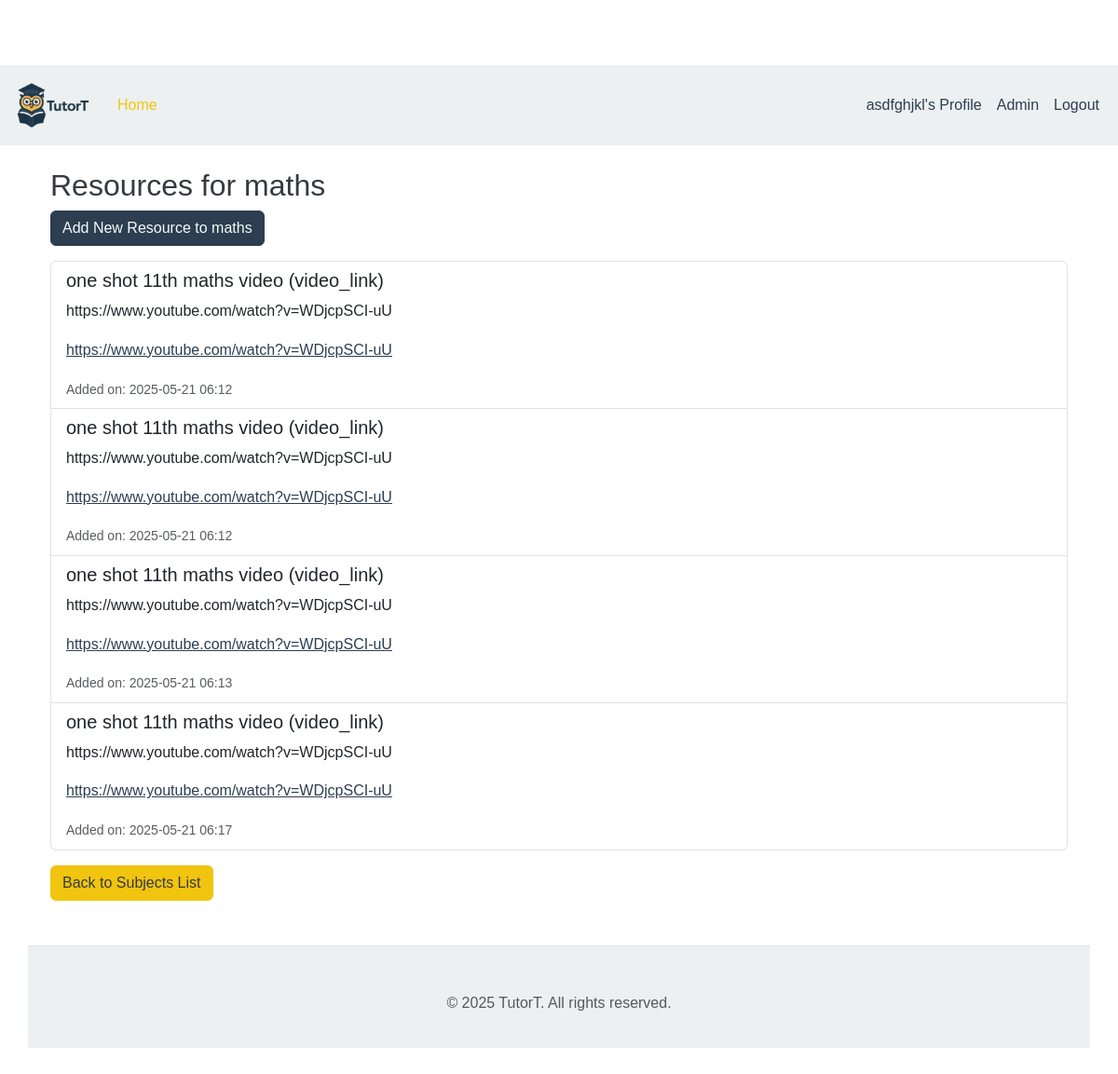
Page /admin/subject/1/resources (signed in) on the committed database.
### app/models.py (models this page shows, shortened)
class User(UserMixin, db.Model):
    id = db.Column(db.Integer, primary_key=True)
    username = db.Column(db.String(64), index=True, unique=True, nullable=False)
    email = db.Column(db.String(120), index=True, unique=True, nullable=False)
    password_hash = db.Column(db.String(256))
    created_at = db.Column(db.DateTime, default=lambda: datetime.now(timezone.utc))

class Subject(db.Model):
    id = db.Column(db.Integer, primary_key=True)
    name = db.Column(db.String(100), nullable=False, unique=True, index=True)
    description = db.Column(db.Text, nullable=True)
    category = db.Column(db.String(50), nullable=True, index=True) # e.g., 'Programming', 'Science', 'Arts'
    created_at = db.Column(db.DateTime, default=lambda: datetime.now(timezone.utc))
    resources = db.relationship('Resource', backref='subject', lazy='dynamic', cascade="all, delete-orphan")

class Resource(db.Model):
    id = db.Column(db.Integer, primary_key=True)
    title = db.Column(db.String(150), nullable=False)
    resource_type = db.Column(db.String(50), nullable=False) # e.g., 'text', 'video_link', 'pdf'
    content = db.Column(db.Text, nullable=True) # For text content or embed codes
    url = db.Column(db.String(500), nullable=True) # For links or file paths
    timestamp = db.Column(db.DateTime, index=True, default=datetime.utcnow)
    subject_id = db.Column(db.Integer, db.ForeignKey('subject.id'), nullable=False)

### app/admin/routes.py (the view)
@bp.route('/subject/<int:subject_id>/resources', methods=['GET'])
@login_required
def list_resources_for_subject(subject_id):
    subject = Subject.query.get_or_404(subject_id)
    resources = subject.resources # Or Resource.query.filter_by(subject_id=subject.id).all()
    return render_template('admin/list_resources_for_subject.html',
                           title=f"Resources for {subject.name}",
                           subject=subject,
                           resources=resources)

### app/__init__.py (called while the page is built)
def create_app(config_class=Config):
    app = Flask(__name__)
    app.config.from_object(config_class)
    db.init_app(app)
    migrate.init_app(app, db)
    login.init_app(app)
    bootstrap.init_app(app) # Add this line to initialize Bootstrap
    from app.main_routes import bp as main_bp # Assuming you have a main_bp
    app.register_blueprint(main_bp)
    from app.admin import bp as admin_bp
    app.register_blueprint(admin_bp)
    from app import models
    from datetime import datetime
    @app.context_processor
    def inject_now():
        return {'now': datetime.utcnow()}
    def datetimeformat(value, format='%Y'):
        return value.strftime(format)
    app.jinja_env.filters['datetimeformat'] = datetimeformat
    return app

### app/models.py (called while the page is built)
@login.user_loader
def load_user(id):
    return db.session.get(User, int(id)) # Changed from User.query.get for SQLAlchemy 2.0 compatibility

### app/templates/admin/list_resources_for_subject.html
{% extends "admin/admin_base.html" %}
{% block admin_content %}
    <h2>{{ title }}</h2>
    <a href="{{ url_for('admin.add_resource', subject_id=subject.id) }}" class="btn btn-primary mb-3">Add New Resource to {{ subject.name }}</a>
    {% if resources %}
        <ul class="list-group">
            {% for resource in resources %}
                <li class="list-group-item">
                    <h5>{{ resource.title }} ({{ resource.resource_type }})</h5>
                    {% if resource.content %}
                        <p>{{ resource.content }}</p>
                    {% endif %}
                    {% if resource.url %}
                        <p><a href="{{ resource.url }}" target="_blank">{{ resource.url }}</a></p>
                    {% endif %}
                    <small class="text-muted">Added on: {{ resource.timestamp.strftime('%Y-%m-%d %H:%M') }}</small>
                </li>
            {% endfor %}
        </ul>
    {% else %}
        <p>No resources found for this subject yet.</p>
    {% endif %}
    <div class="mt-3">
        <a href="{{ url_for('admin.list_subjects') }}" class="btn btn-secondary">Back to Subjects List</a>
    </div>
{% endblock %}

### app/templates/admin/admin_base.html (shortened to what this page needs)
{% extends "base.html" %}
{% block content %}
    <div class="container mt-4">
        {% block admin_content %}{% endblock %}
    </div>
{% endblock %}

### app/templates/base.html (shortened to what this page needs)
<!doctype html>
<html lang="en">
<head>
    <link href="https://cdn.jsdelivr.net/npm/bootstrap@5.3.0-alpha1/dist/css/bootstrap.min.css" rel="stylesheet">
    <link rel="stylesheet" href="https://cdn.jsdelivr.net/npm/bootstrap-icons@1.10.5/font/bootstrap-icons.css">
    <link rel="stylesheet" href="{{ url_for('static', filename='css/style.css') }}">
</head>
<body>
    <nav class="navbar navbar-expand-lg navbar-light navbar-custom mb-4">
        <div class="container-fluid">
            <a class="navbar-brand" href="{{ url_for('main.index') }}">
                <img src="{{ url_for('static', filename='images/logo.png') }}" alt="TutorT Logo" height="60" class="d-inline-block align-top">
            </a>
            <div class="collapse navbar-collapse" id="navbarNav">
                <ul class="navbar-nav me-auto mb-2 mb-lg-0">
                    <li class="nav-item">
                        <a class="nav-link active" aria-current="page" href="{{ url_for('main.index') }}">Home</a>
                    </li>
                </ul>
                <ul class="navbar-nav">
                    {% if current_user.is_authenticated %}
                        <li class="nav-item">
                            <a class="nav-link" href="{{ url_for('main.profile', username=current_user.username) }}">{{ current_user.username }}'s Profile</a>
                        </li>
                        <li class="nav-item">
                            <a class="nav-link" href="{{ url_for('admin.dashboard') }}">Admin</a>
                        </li>
                        <li class="nav-item">
                            <a class="nav-link" href="{{ url_for('main.logout') }}">Logout</a>
                        </li>
                    {% endif %}
                </ul>
            </div>
        </div>
    </nav>
    <main class="container">
        {% block content %}{% endblock %}
    </main>
    <footer class="container mt-5 pt-4 my-md-5 pt-md-5 border-top">
        <p class="text-center text-muted">&copy; {{ now|datetimeformat("%Y") }} TutorT. All rights reserved.</p>
    </footer>
</body>
</html>

### app/static/css/style.css (style rules this page uses)
:root { --primary-color: #2c3e50; --secondary-color: #f1c40f; --accent-color: #ecf0f1; --text-dark: #343a40; --text-light: #f8f9fa; --body-bg: #ffffff; }
body { font-family: sans-serif; background-color: var(--body-bg); color: var(--text-dark); line-height: 1.6; padding-top: 70px; }
.navbar-custom { background-color: var(--accent-color) !important; }
.navbar-custom .navbar-brand, .navbar-custom .nav-link { color: var(--primary-color); }
.navbar-custom .nav-link.active, .navbar-custom .nav-link:hover { color: var(--secondary-color); }
.navbar-brand img { max-height: 80px; margin-right: 0px; }
.btn-primary { background-color: var(--primary-color); border-color: var(--primary-color); color: var(--text-light); }
.btn-secondary { background-color: var(--secondary-color); border-color: var(--secondary-color); color: var(--text-dark); }
footer { background-color: var(--accent-color); color: var(--text-dark); padding: 20px 0; margin-top: 40px; border-top: 3px solid var(--secondary-color); }
a { color: var(--primary-color); }

### rows in the picture
User: username "asdfghjkl"
Subject: name "maths"
Resource: title "one shot 11th maths video", resource_type "video_link", content "https://www.youtube.com/watch?v=WDjcpSCI-uU", url "https://www.youtube.com/watch?v=WDjcpSCI-uU", timestamp "2025-05-21 06:12"
Resource: title "one shot 11th maths video", resource_type "video_link", content "https://www.youtube.com/watch?v=WDjcpSCI-uU", url "https://www.youtube.com/watch?v=WDjcpSCI-uU", timestamp "2025-05-21 06:12"
Resource: title "one shot 11th maths video", resource_type "video_link", content "https://www.youtube.com/watch?v=WDjcpSCI-uU", url "https://www.youtube.com/watch?v=WDjcpSCI-uU", timestamp "2025-05-21 06:13"
Resource: title "one shot 11th maths video", resource_type "video_link", content "https://www.youtube.com/watch?v=WDjcpSCI-uU", url "https://www.youtube.com/watch?v=WDjcpSCI-uU", timestamp "2025-05-21 06:17"

### other values in the picture
{{ title }} "Resources for maths"
